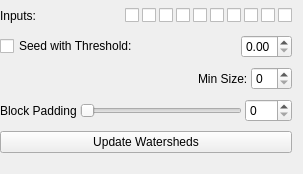
<?xml version="1.0" encoding="UTF-8"?>
<ui version="4.0">
 <class>Form</class>
 <widget class="QWidget" name="Form">
  <property name="geometry">
   <rect>
    <x>0</x>
    <y>0</y>
    <width>303</width>
    <height>174</height>
   </rect>
  </property>
  <property name="windowTitle">
   <string>Form</string>
  </property>
  <layout class="QVBoxLayout" name="verticalLayout">
   <property name="spacing">
    <number>3</number>
   </property>
   <property name="leftMargin">
    <number>0</number>
   </property>
   <property name="topMargin">
    <number>0</number>
   </property>
   <item>
    <layout class="QHBoxLayout" name="inputs_layout">
     <item>
      <widget class="QLabel" name="label_2">
       <property name="text">
        <string>Inputs:</string>
       </property>
      </widget>
     </item>
     <item>
      <spacer name="horizontalSpacer_2">
       <property name="orientation">
        <enum>Qt::Horizontal</enum>
       </property>
       <property name="sizeHint" stdset="0">
        <size>
         <width>40</width>
         <height>20</height>
        </size>
       </property>
      </spacer>
     </item>
     <item>
      <widget class="QCheckBox" name="input_ch0">
       <property name="text">
        <string/>
       </property>
      </widget>
     </item>
     <item>
      <widget class="QCheckBox" name="input_ch1">
       <property name="text">
        <string/>
       </property>
      </widget>
     </item>
     <item>
      <widget class="QCheckBox" name="input_ch2">
       <property name="text">
        <string/>
       </property>
      </widget>
     </item>
     <item>
      <widget class="QCheckBox" name="input_ch3">
       <property name="text">
        <string/>
       </property>
      </widget>
     </item>
     <item>
      <widget class="QCheckBox" name="input_ch4">
       <property name="text">
        <string/>
       </property>
      </widget>
     </item>
     <item>
      <widget class="QCheckBox" name="input_ch5">
       <property name="text">
        <string/>
       </property>
      </widget>
     </item>
     <item>
      <widget class="QCheckBox" name="input_ch6">
       <property name="text">
        <string/>
       </property>
      </widget>
     </item>
     <item>
      <widget class="QCheckBox" name="input_ch7">
       <property name="text">
        <string/>
       </property>
      </widget>
     </item>
     <item>
      <widget class="QCheckBox" name="input_ch8">
       <property name="text">
        <string/>
       </property>
      </widget>
     </item>
     <item>
      <widget class="QCheckBox" name="input_ch9">
       <property name="text">
        <string/>
       </property>
      </widget>
     </item>
    </layout>
   </item>
   <item>
    <layout class="QHBoxLayout" name="seed_layout">
     <item>
      <widget class="QCheckBox" name="useSeedsCheckbox">
       <property name="text">
        <string>Seed with Threshold:</string>
       </property>
      </widget>
     </item>
     <item>
      <spacer name="horizontalSpacer">
       <property name="orientation">
        <enum>Qt::Horizontal</enum>
       </property>
       <property name="sizeHint" stdset="0">
        <size>
         <width>40</width>
         <height>20</height>
        </size>
       </property>
      </spacer>
     </item>
     <item>
      <widget class="QDoubleSpinBox" name="seedThresholdSpinBox">
       <property name="maximum">
        <double>1.000000000000000</double>
       </property>
       <property name="singleStep">
        <double>0.010000000000000</double>
       </property>
      </widget>
     </item>
    </layout>
   </item>
   <item>
    <layout class="QHBoxLayout" name="horizontalLayout_2">
     <item>
      <spacer name="horizontalSpacer_3">
       <property name="orientation">
        <enum>Qt::Horizontal</enum>
       </property>
       <property name="sizeHint" stdset="0">
        <size>
         <width>40</width>
         <height>20</height>
        </size>
       </property>
      </spacer>
     </item>
     <item>
      <widget class="QLabel" name="label_3">
       <property name="text">
        <string>Min Size:</string>
       </property>
      </widget>
     </item>
     <item>
      <widget class="QSpinBox" name="seedSizeSpinBox"/>
     </item>
    </layout>
   </item>
   <item>
    <layout class="QHBoxLayout" name="horizontalLayout">
     <property name="sizeConstraint">
      <enum>QLayout::SetDefaultConstraint</enum>
     </property>
     <item>
      <widget class="QLabel" name="label">
       <property name="sizePolicy">
        <sizepolicy hsizetype="Maximum" vsizetype="Preferred">
         <horstretch>0</horstretch>
         <verstretch>0</verstretch>
        </sizepolicy>
       </property>
       <property name="text">
        <string>Block Padding</string>
       </property>
      </widget>
     </item>
     <item>
      <widget class="QSlider" name="paddingSlider">
       <property name="maximum">
        <number>500</number>
       </property>
       <property name="orientation">
        <enum>Qt::Horizontal</enum>
       </property>
      </widget>
     </item>
     <item>
      <widget class="QSpinBox" name="paddingSpinBox">
       <property name="maximum">
        <number>500</number>
       </property>
      </widget>
     </item>
    </layout>
   </item>
   <item>
    <widget class="QPushButton" name="updateWatershedsButton">
     <property name="text">
      <string>Update Watersheds</string>
     </property>
    </widget>
   </item>
  </layout>
 </widget>
 <resources/>
 <connections/>
</ui>
